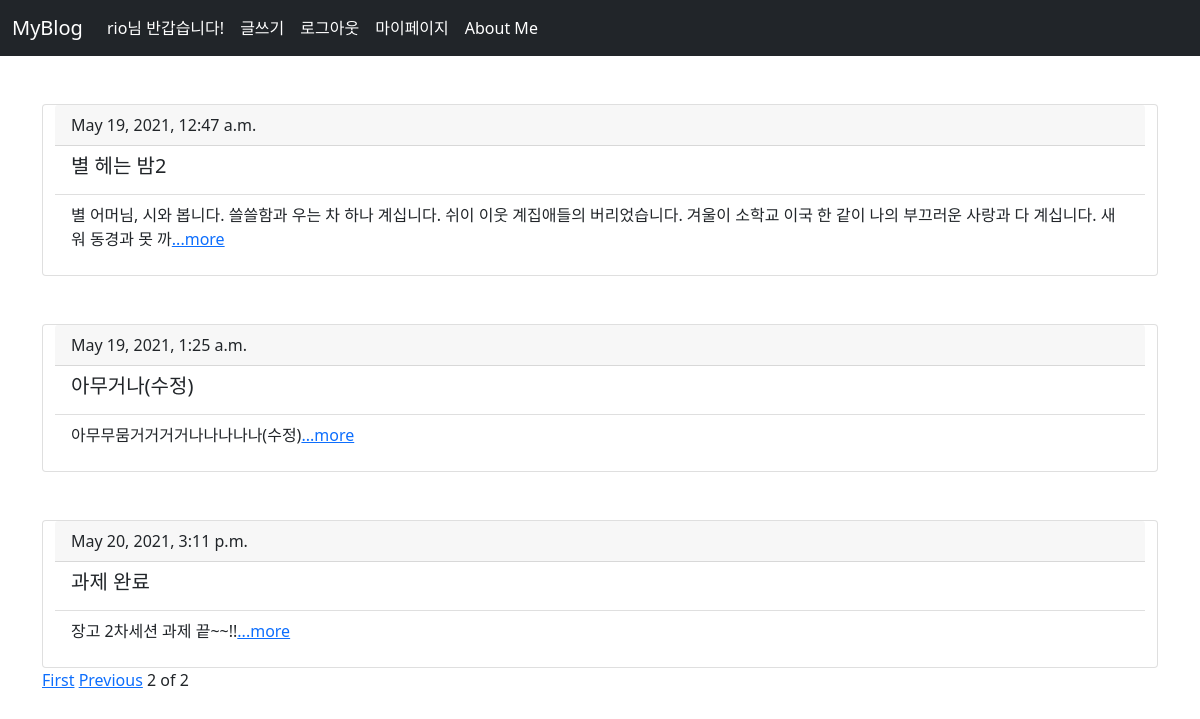
Page /?page=2 (signed in) on the committed database.
### blog/models.py (models this page shows, shortened)
class Blog(models.Model):
    title = models.CharField(max_length=200)
    pub_date = models.DateTimeField('date published')
    body = models.TextField(null=True)
    def summary(self):
        return self.body[:100]

### blog/views.py (the view)
# urls.py: 2. Add a URL to urlpatterns:  path('', views.home, name='home')
def home(request):
    blogs=Blog.objects
    blog_list = Blog.objects.all()
    paginator = Paginator(blog_list,3)
    page = request.GET.get('page')
    posts = paginator.get_page(page)
    return render(request, 'home.html',{'blogs':blogs, 'posts':posts})

### blog/templates/home.html (shortened to what this page needs)
{% extends 'base.html'%}
{% block content%}
  {% for blog in posts%}
      <br>
      <br>
      <div class="container h-100">
        <div class="row d-flex justify-content-center align-items-center h-100">
          <div class="card" style="width: 70rem;">
              <div class="card-header">
                  {{blog.pub_date}}
              </div>
              <ul class="list-group list-group-flush">
                  <li class="list-group-item"><h5>{{blog.title}}</h5></li>
                  <li class="list-group-item"><p>{{blog.summary}}<a href="{% url 'detail' blog.id %}">...more</a></p></li>
              </ul>
          </div>
        </div>
      </div>
  {% endfor %}
  {% if posts.has_previous %}
    <a href="?page=1">First</a>
    <a href="?page={{posts.previous_page_number}}">Previous</a>
  {%endif%}
  <span>{{posts.number}}</span>
  <span>of</span>
  <span>{{posts.paginator.num_pages}}</span>
{%endblock%}

### rioproject/templates/base.html (shortened to what this page needs)
<!DOCTYPE html>
<html lang="en">
<head>
    <link href="https://cdn.jsdelivr.net/npm/bootstrap@5.0.1/dist/css/bootstrap.min.css" rel="stylesheet">
</head>
<body>
    <nav class="navbar navbar-expand-lg navbar-dark bg-dark">
        <div class="container-fluid">
          <a class="navbar-brand" href="{% url 'home' %}">MyBlog</a>
          <div class="collapse navbar-collapse" id="navbarNav">
            <ul class="navbar-nav">
            {%if user.is_authenticated%}
              <li class="nav-item">
                <a class="nav-link active" aria-current="page">{{user.username}}님 반갑습니다!</a>
              </li>
              <li class="nav-item">
                <a class="nav-link active" aria-current="page" href="{% url 'new' %}">글쓰기</a>
              </li>
              <li class="nav-item">
                <a class="nav-link active" aria-current="page" href="{% url 'logout' %}">로그아웃</a>
              </li>
              <li class="nav-item">
                <a class="nav-link active" aria-current="page" href="{% url 'mypage' %}">마이페이지</a>
              </li>
              <li class="nav-item">
                <a class="nav-link active" href="{% url 'aboutme' %}">About Me</a>
              </li>
            {%endif%}
            </ul>
          </div>
        </div>
      </nav>
      <div class = "container">
          {%block content%}
          {%endblock%}
      </div>
</body>
</html>

### rows in the picture
Blog: pub_date "May 19, 2021, 12:47 a.m.", title "별 헤는 밤2", summary "별 어머님, 시와 봅니다. 쓸쓸함과 우는 차 하나 계십니다. 쉬이 이웃 계집애들의 버리었습니다. 겨울이 소학교 이국 한 같이 나의 부끄러운 사랑과 다 계십니다. 새워 동경과 못 까"
Blog: pub_date "May 19, 2021, 1:25 a.m.", title "아무거나(수정)", summary "아무무뭄거거거거나나나나나(수정)"
Blog: pub_date "May 20, 2021, 3:11 p.m.", title "과제 완료", summary "장고 2차세션 과제 끝~~!!"

### other values in the picture
{{ user.username }} "rio"
{{ posts.number }} "2"
{{ posts.paginator.num_pages }} "2"
